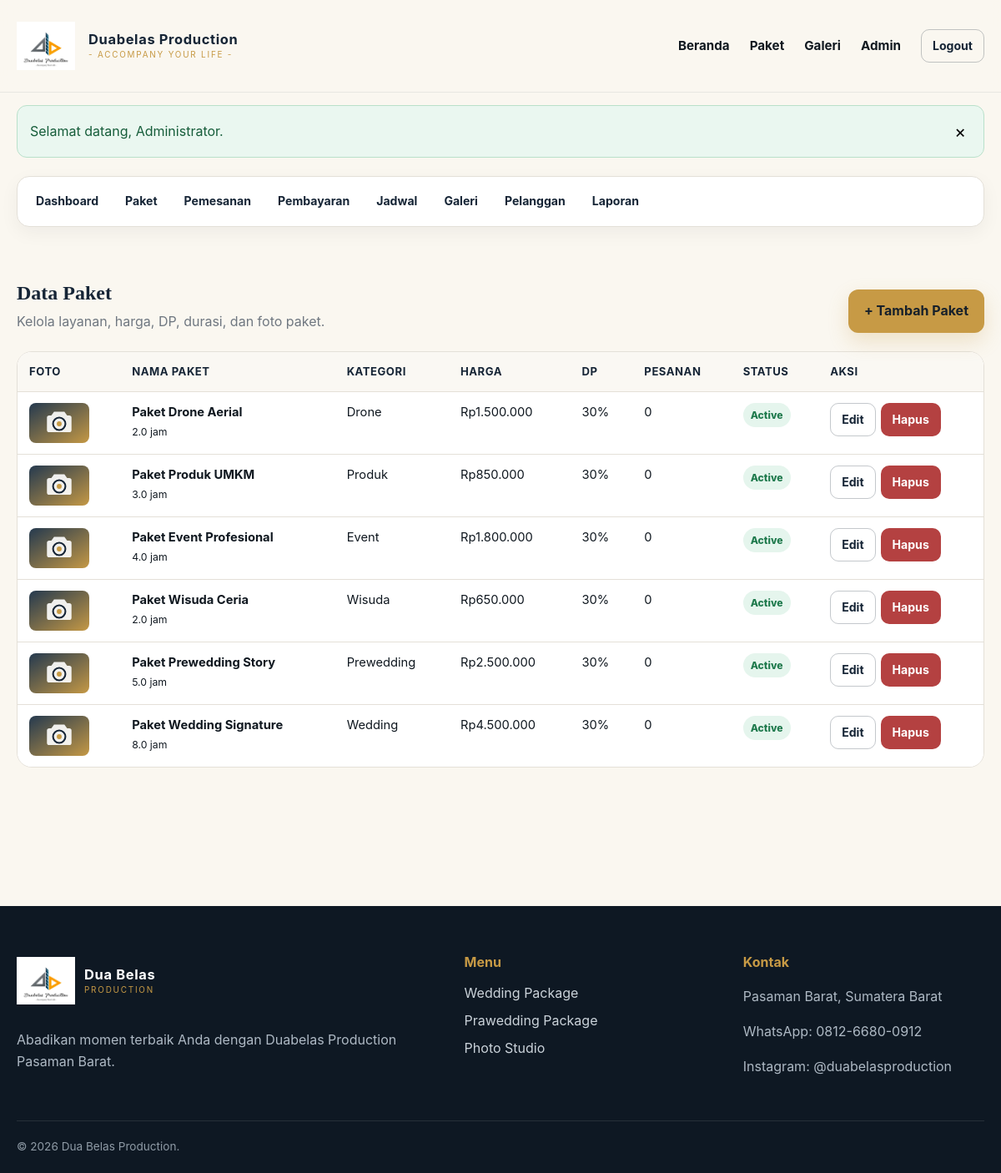
Screenshot of /admin/packages.php (signed in) with the database file from the repository.
### tables this page shows
CREATE TABLE IF NOT EXISTS packages (
    id INT UNSIGNED AUTO_INCREMENT PRIMARY KEY,
    name VARCHAR(120) NOT NULL,
    category VARCHAR(80) NOT NULL,
    price DECIMAL(14,2) NOT NULL DEFAULT 0,
    dp_percentage TINYINT UNSIGNED NOT NULL DEFAULT 30,
    duration_hours DECIMAL(5,1) NOT NULL DEFAULT 2,
    description TEXT NOT NULL,
    features TEXT DEFAULT NULL,
    photo VARCHAR(255) DEFAULT NULL,
    status ENUM('active','inactive') NOT NULL DEFAULT 'active',
    created_at TIMESTAMP DEFAULT CURRENT_TIMESTAMP,
    updated_at TIMESTAMP DEFAULT CURRENT_TIMESTAMP ON UPDATE CURRENT_TIMESTAMP
);

### config/app.php (called while the page is built, shortened)
<?php
function url(string $path = ''): string
{
    return BASE_URL . ($path !== '' ? '/' . ltrim($path, '/') : '');
}
function asset(string $path): string
{
    return url('assets/' . ltrim($path, '/'));
}
function e(?string $value): string
{
    return htmlspecialchars((string) $value, ENT_QUOTES, 'UTF-8');
}
function rupiah(float|int|string $amount): string
{
    return 'Rp' . number_format((float) $amount, 0, ',', '.');
}
function status_class(string $status): string
{
    return match ($status) {
        'confirmed', 'completed', 'verified', 'active' => 'success',
        'cancelled', 'rejected', 'inactive' => 'danger',
        'payment_review', 'pending' => 'warning',
        default => 'info',
    };
}

### admin/packages.php (the view, shortened to what this page needs)
<?php
require_once __DIR__.'/../config/database.php';require_once __DIR__.'/../includes/auth.php';require_role('admin');
$rows=$pdo->query("SELECT p.*,(SELECT COUNT(*) FROM bookings b WHERE b.package_id=p.id) booking_count FROM packages p ORDER BY p.id DESC")->fetchAll();
$pageTitle='Kelola Paket';require __DIR__.'/../includes/header.php';require __DIR__.'/../includes/admin_nav.php';
?>
<section class="section" style="padding-top:30px"><div class="container"><div class="dashboard-head"><div><h1>Data Paket</h1><p>Kelola layanan, harga, DP, durasi, dan foto paket.</p></div><a class="btn btn-primary" href="<?= url('admin/package_form.php') ?>">+ Tambah Paket</a></div><div class="panel"><div class="table-wrap"><table><thead><tr><th>Foto</th><th>Nama Paket</th><th>Kategori</th><th>Harga</th><th>DP</th><th>Pesanan</th><th>Status</th><th>Aksi</th></tr></thead><tbody><?php if(!$rows): ?><tr><td colspan="8" class="empty">Belum ada paket.</td></tr><?php else: foreach($rows as $r): ?><tr><td><img src="<?= $r['photo']?url('uploads/packages/'.$r['photo']):asset('img/default-package.svg') ?>" alt="" style="width:72px;height:48px;object-fit:cover;border-radius:8px"></td><td><strong><?= e($r['name']) ?></strong><br><small><?= e((string)$r['duration_hours']) ?> jam</small></td><td><?= e($r['category']) ?></td><td><?= rupiah($r['price']) ?></td><td><?= (int)$r['dp_percentage'] ?>%</td><td><?= (int)$r['booking_count'] ?></td><td><span class="badge badge-<?= status_class($r['status']) ?>"><?= e(ucfirst($r['status'])) ?></span></td><td><div class="table-actions"><a class="btn btn-outline btn-sm" href="<?= url('admin/package_form.php?id='.$r['id']) ?>">Edit</a><form method="post"><input type="hidden" name="csrf_token" value="<?= e(csrf_token()) ?>"><input type="hidden" name="delete_id" value="<?= (int)$r['id'] ?>"><button class="btn btn-danger btn-sm" data-confirm="Hapus paket ini?" type="submit">Hapus</button></form></div></td></tr><?php endforeach; endif; ?></tbody></table></div></div></div></section>
<?php require __DIR__.'/../includes/footer.php'; ?>

### assets/css/style.css (style rules this page uses)
:root { --ink: #101820; --navy: #162536; --navy-2: #22384f; --gold: #c79a45; --gold-soft: #f3e6c8; --cream: #faf7f0; --paper: #ffffff; --muted: #6f7780; --line: #e4e0d8; --success: #1f7a4d; --danger: #b44141; --warning: #a66a12; --info: #316b8f; --shadow: 0 18px 45px rgba(16, 24, 32, .10); --radius: 18px; }
* { box-sizing: border-box; }
html { scroll-behavior: smooth; }
body { margin: 0; font-family: Inter, ui-sans-serif, system-ui, -apple-system, BlinkMacSystemFont, "Segoe UI", sans-serif; color: var(--ink); background: var(--cream); line-height: 1.6; }
a { color: inherit; text-decoration: none; }
img { max-width: 100%; display: block; }
button, input, textarea, select { font: inherit; }
.container { width: min(1160px, calc(100% - 32px)); margin-inline: auto; }
.btn { display: inline-flex; align-items: center; justify-content: center; gap: 8px; border: 1px solid transparent; border-radius: 12px; padding: 12px 18px; font-weight: 750; cursor: pointer; transition: transform .18s ease, box-shadow .18s ease, background .18s ease; }
.btn-primary { background: var(--gold); color: #17202a; box-shadow: 0 10px 25px rgba(199, 154, 69, .24); }
.btn-outline { border-color: rgba(22, 37, 54, .25); color: var(--navy); background: transparent; }
.btn-danger { background: var(--danger); color: #fff; }
.btn-sm { padding: 8px 13px; border-radius: 10px; font-size: .88rem; }
.section { padding: 76px 0; }
.dashboard-head { display: flex; justify-content: space-between; align-items: end; gap: 20px; margin: 30px 0 22px; }
.dashboard-head h1 { color: var(--navy); margin: 0; font-family: Georgia, "Times New Roman", serif; }
.dashboard-head p { margin: 3px 0 0; color: var(--muted); }
.panel { background: #fff; border: 1px solid var(--line); border-radius: var(--radius); margin: 20px 0; overflow: hidden; }
.table-wrap { overflow-x: auto; }
table { width: 100%; border-collapse: collapse; background: #fff; }
th, td { padding: 13px 14px; text-align: left; border-bottom: 1px solid var(--line); vertical-align: top; }
th { color: var(--navy); background: #faf8f3; font-size: .82rem; text-transform: uppercase; letter-spacing: .04em; }
td { font-size: .92rem; }
tr:last-child td { border-bottom: 0; }
.table-actions { display: flex; flex-wrap: wrap; gap: 6px; }
.badge { display: inline-flex; align-items: center; border-radius: 999px; padding: 5px 9px; font-size: .76rem; font-weight: 800; white-space: nowrap; }
.badge-success { background: #e5f5ed; color: var(--success); }

### rows the page displays
packages: name "Paket Drone Aerial", duration_hours "2.0", category "Drone", price "Rp1.500.000", dp_percentage "30", booking_count "0", status "Active"
packages: name "Paket Produk UMKM", duration_hours "3.0", category "Produk", price "Rp850.000", dp_percentage "30", booking_count "0", status "Active"
packages: name "Paket Event Profesional", duration_hours "4.0", category "Event", price "Rp1.800.000", dp_percentage "30", booking_count "0", status "Active"
packages: name "Paket Wisuda Ceria", duration_hours "2.0", category "Wisuda", price "Rp650.000", dp_percentage "30", booking_count "0", status "Active"
packages: name "Paket Prewedding Story", duration_hours "5.0", category "Prewedding", price "Rp2.500.000", dp_percentage "30", booking_count "0", status "Active"
packages: name "Paket Wedding Signature", duration_hours "8.0", category "Wedding", price "Rp4.500.000", dp_percentage "30", booking_count "0", status "Active"

### other values shown
$flashMessage['message'] "Selamat datang, Administrator."
$label "Dashboard"
$label "Paket"
$label "Pemesanan"
$label "Pembayaran"
$label "Jadwal"
$label "Galeri"
$label "Pelanggan"
$label "Laporan"
